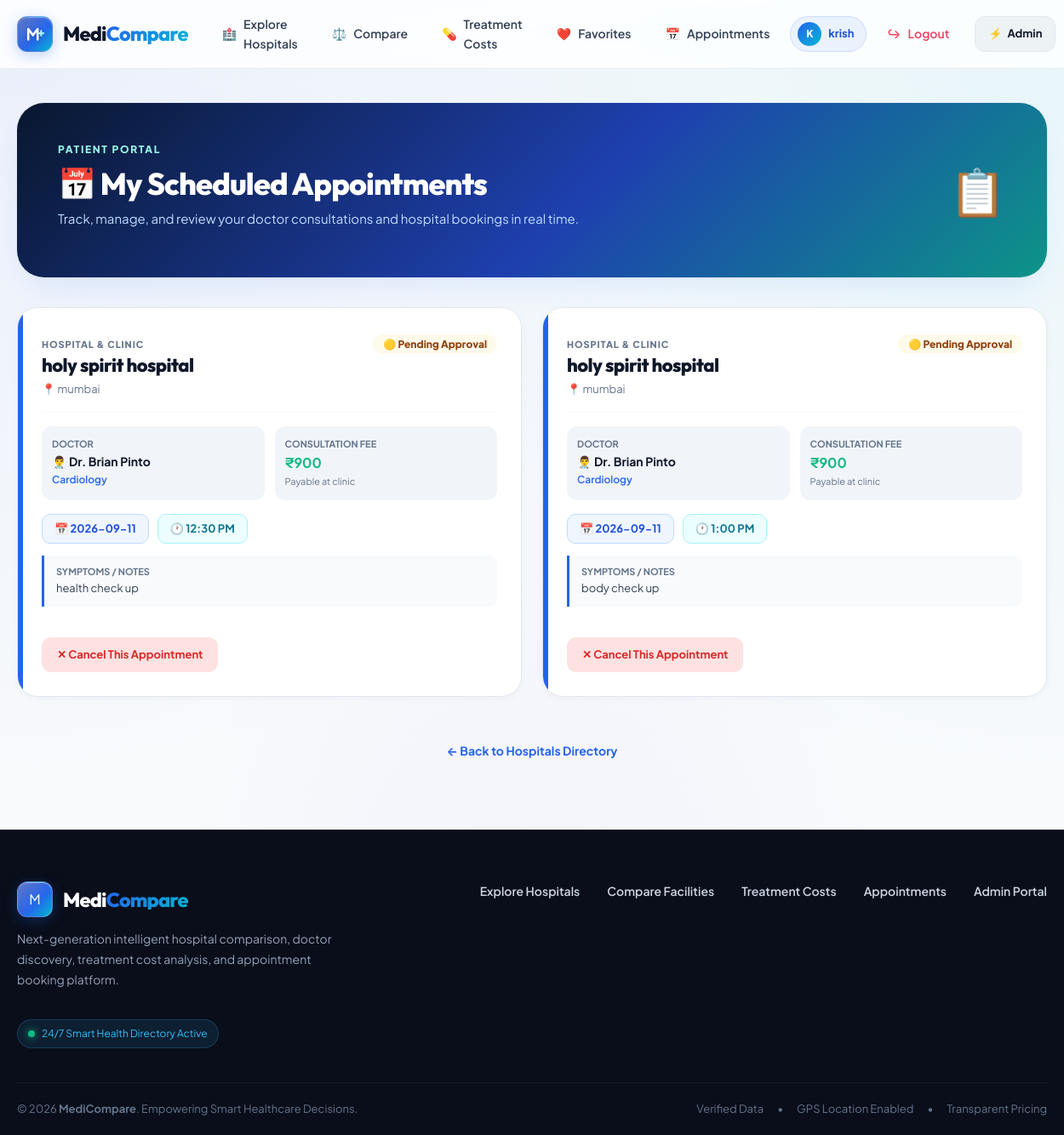
Page /my-appointments (signed in) on the committed database.
### tables this page shows
CREATE TABLE appointments(
    id INTEGER PRIMARY KEY AUTOINCREMENT,
    user_id INTEGER NOT NULL,
    hospital_id INTEGER NOT NULL,
    doctor_id INTEGER NOT NULL,
    appointment_date TEXT NOT NULL,
    reason TEXT,
    status TEXT DEFAULT 'Pending', appointment_time TEXT,

    FOREIGN KEY(user_id) REFERENCES users(id),
    FOREIGN KEY(hospital_id) REFERENCES hospitals(id),
    FOREIGN KEY(doctor_id) REFERENCES doctors(id)
);

CREATE TABLE hospitals (
    id INTEGER PRIMARY KEY AUTOINCREMENT,
    hospital_name TEXT NOT NULL,
    city TEXT,
    address TEXT,
    phone TEXT,
    hospital_type TEXT,
    rating REAL,
    emergency INTEGER,
    ambulance INTEGER,
    icu INTEGER
, map_link TEXT, image TEXT);

CREATE TABLE doctors (
    id INTEGER PRIMARY KEY AUTOINCREMENT,
    hospital_id INTEGER,
    doctor_name TEXT,
    specialization TEXT,
    experience INTEGER,
    consultation_fee INTEGER, available_days TEXT, start_time TEXT, end_time TEXT, qualification TEXT, available_time TEXT,
    FOREIGN KEY(hospital_id) REFERENCES hospitals(id)
);

### app.py (the view)
@app.route("/my-appointments")
def my_appointments():
    if "user_id" not in session:
        return redirect("/login")
    conn = get_connection()
    cursor = conn.cursor()
    cursor.execute("""
        SELECT
            appointments.id,
            appointments.appointment_date,
            appointments.appointment_time,
            appointments.reason,
            appointments.status,

            hospitals.hospital_name,
            hospitals.city,

            doctors.doctor_name,
            doctors.specialization,
            doctors.consultation_fee

        FROM appointments

        JOIN hospitals
            ON appointments.hospital_id = hospitals.id

        JOIN doctors
            ON appointments.doctor_id = doctors.id

        WHERE appointments.user_id=?

        ORDER BY appointments.appointment_date DESC,
                 appointments.appointment_time ASC
    """, (session["user_id"],))
    appointments = cursor.fetchall()
    conn.close()
    return render_template(
        "my_appointments.html",
        appointments=appointments
    )

### app.py (called while the page is built, shortened)
@app.context_processor
def inject_admin_status():
    is_admin = False
    if "user_id" in session:
        user_email = session.get("user_email")
        if user_email:
            is_admin = (user_email.strip().lower() == ADMIN_EMAIL.lower())
    return dict(is_admin=is_admin)

### database/db.py (called while the page is built)
def get_connection():
    connection = sqlite3.connect(DATABASE_NAME)
    connection.row_factory = sqlite3.Row
    return connection

### templates/my_appointments.html (shortened to what this page needs)
{% extends "base.html" %}
{% block content %}
<div class="admin-dashboard">
    <div class="admin-hero" style="background: linear-gradient(135deg, #09172e 0%, #1e40af 55%, #0d9488 100%);">
        <div>
            <span class="eyebrow" style="color: #99f6e4;">PATIENT PORTAL</span>
            <h1>📅 My Scheduled Appointments</h1>
            <p>Track, manage, and review your doctor consultations and hospital bookings in real time.</p>
        </div>
        <div class="admin-hero-icon">📋</div>
    </div>
    {% if appointments %}
        <div class="appointment-container">
            {% for appointment in appointments %}
                <article class="appointment-card">
                    <div style="display: flex; justify-content: space-between; align-items: flex-start; margin-bottom: 14px;">
                        <div>
                            <span style="font-size: 11px; font-weight: 800; color: var(--text-muted); letter-spacing: 0.08em; text-transform: uppercase;">
                                HOSPITAL &amp; CLINIC
                            </span>
                            <h2>{{ appointment.hospital_name }}</h2>
                            <p style="color: var(--text-muted); font-size: 13px; margin: 2px 0 0;">
                                📍 {{ appointment.city or "Location unavailable" }}
                            </p>
                        </div>
                        <div>
                            {% if appointment.status == "Approved" %}
                                <span class="status-approved">
                                    🟢 Confirmed &amp; Approved
                                </span>
                            {% elif appointment.status == "Rejected" %}
                                <span class="status-rejected">
                                    🔴 Rejected
                                </span>
                            {% elif appointment.status == "Cancelled" %}
                                <span class="status-cancelled">
                                    ⚫ Cancelled
                                </span>
                            {% else %}
                                <span class="status-pending">
                                    🟡 Pending Approval
                                </span>
                            {% endif %}
                        </div>
                    </div>
                    <hr style="border: none; border-top: 1px solid var(--border-subtle); margin: 16px 0;">
                    <div style="display: grid; grid-template-columns: 1fr 1fr; gap: 12px; margin-bottom: 16px; font-size: 14px;">
                        <div style="background: var(--surface-subtle); padding: 12px; border-radius: 12px;">
                            <span style="font-size: 11px; color: var(--text-muted); display: block; font-weight: 700;">DOCTOR</span>
                            <strong style="color: var(--text-heading);">👨‍⚕️ {{ appointment.doctor_name }}</strong>
                            <div style="font-size: 12px; color: var(--primary); font-weight: 600;">{{ appointment.specialization }}</div>
                        </div>
                        <div style="background: var(--surface-subtle); padding: 12px; border-radius: 12px;">
                            <span style="font-size: 11px; color: var(--text-muted); display: block; font-weight: 700;">CONSULTATION FEE</span>
                            <strong style="color: var(--emerald); font-size: 16px;">₹{{ appointment.consultation_fee or 0 }}</strong>
                            <div style="font-size: 11px; color: var(--text-muted);">Payable at clinic</div>
                        </div>
                    </div>
                    <div style="display: flex; gap: 10px; flex-wrap: wrap; margin-bottom: 14px;">
                        <div style="display: inline-flex; align-items: center; gap: 6px; background: #eff6ff; color: var(--primary-dark); font-weight: 700; font-size: 13px; padding: 6px 14px; border-radius: 10px; border: 1px solid #bfdbfe;">
                            📅 {{ appointment.appointment_date }}
                        </div>
                        {% if appointment.appointment_time %}
                            <div style="display: inline-flex; align-items: center; gap: 6px; background: #ecfeff; color: #0e7490; font-weight: 700; font-size: 13px; padding: 6px 14px; border-radius: 10px; border: 1px solid #a5f3fc;">
                                🕐 {{ appointment.appointment_time }}
                            </div>
                        {% endif %}
                    </div>
                    {% if appointment.reason %}
                        <div style="background: #f8fafc; border-left: 3px solid var(--primary); padding: 10px 14px; border-radius: 0 10px 10px 0; margin-bottom: 18px; font-size: 13px; color: var(--text-body);">
                            <strong style="display: block; font-size: 11px; color: var(--text-muted); text-transform: uppercase;">SYMPTOMS / NOTES</strong>
                            {{ appointment.reason }}
                        </div>
                    {% endif %}
                    {% if appointment.status == "Pending" or appointment.status == "Approved" %}
                        <div style="margin-top: 10px;">
                            <a
                                href="/cancel-appointment/{{ appointment.id }}"
                                class="cancel-btn"
                                onclick="return confirm('Are you sure you want to cancel this appointment?');"
                            >
                                ✕ Cancel This Appointment
                            </a>
                        </div>
                    {% endif %}
                </article>
            {% endfor %}
        </div>
    {% endif %}
    <div style="text-align: center; margin-top: 30px;">
        <a href="/" style="color: var(--primary); font-weight: 700; font-size: 14px;">
            ← Back to Hospitals Directory
        </a>
    </div>
</div>
{% endblock %}

### rows in the picture
appointments: hospital_name "holy spirit hospital", city "mumbai", status "🟡 Pending Approval", doctor_name "Dr. Brian Pinto", specialization "Cardiology", consultation_fee "900", appointment_date "2026-09-11", appointment_time "12:30 PM", reason "health check up"
appointments: hospital_name "holy spirit hospital", city "mumbai", status "🟡 Pending Approval", doctor_name "Dr. Brian Pinto", specialization "Cardiology", consultation_fee "900", appointment_date "2026-09-11", appointment_time "1:00 PM", reason "body check up"

### other values in the picture
{{ current_user_name[0]|upper }} "K"
{{ current_user_name }} "krish"
